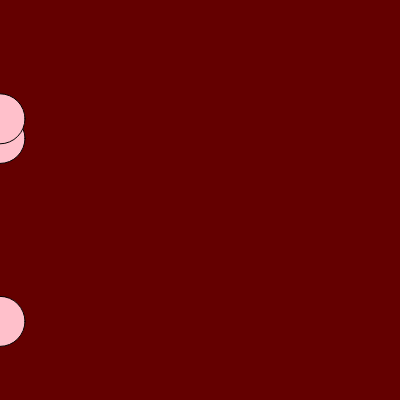
Frame 1 (no input)
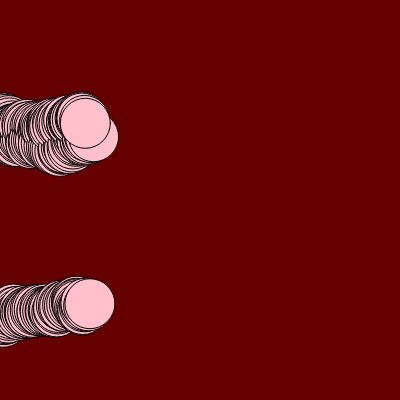
Frame 60 (no input)
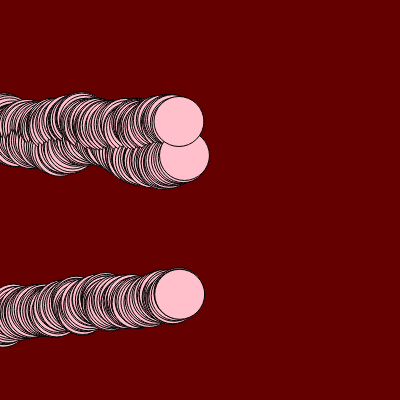
Frame 120 (the mouse pressed at the canvas centre since frame 60)

The p5.js sketch that drew these frames (run headless with seeded random() and noise() and a simulated clock; from frame 60 on, the mouse is pressed at the canvas centre):

// p5.js sketch
// ── sketch.js
let cor;
let circuloX; // horizontal
let circuloY; // vertical

function setup() {
  createCanvas(400, 400);
  background(color(100, 0 , 0));
  cor = color(random(0, 255), random(0, 255), random(0, 255));
  
  circuloX = [0, 0, 0];
  circuloY = [random(height), random(height), random(height)];
}

function draw() {
  
  fill("pink");
  
  for(let contador in circuloX) {
    circle(circuloX[contador], circuloY[contador], 50);    
    circuloX[contador]+= random(0,3);
    circuloY[contador]+= random(-3,3); 
    
    if(circuloX[contador] >= width){
      circuloX[contador] = 0;
      circuloY[contador] = random(height);
    }
  }
  
  if(mouseIsPressed){
    cor = color(random(0, 255), random(0, 255), random(0, 255), random(0, 100));
  }
}

// ── eloisa.html
let palavra;

function setup() {
  createCanvas(400, 400);

  palavra = palavraAleatoria();
  
}

function palavraAleatoria() {
  
  let palavras = ["como amo vocẽ", "você é incrivel", "vou sentir falta"];
  
  return random(palavras);
}

function inicializaCores() {
  background("black");
  fill("red");
  textSize(64);
  textAlign(CENTER, CENTER);
}

function palavraParcial(minimo, maximo) {
  let quantidade = map(mouseX, minimo, maximo, 1, palavra.length);
  let parcial = palavra.substring(0, quantidade);
  return parcial;
}

function draw() {
  
  inicializaCores();

  let texto = palavraParcial(0, width);
    
  text(texto, 200, 200);
  
}

function modoNoturno(horario) {
  if (horario > 18) {
    console.log("Você precisa ligar o modo escuro!");
  } else {
    console.log("Modo noturno não é necessário neste momento.");
  }
}
